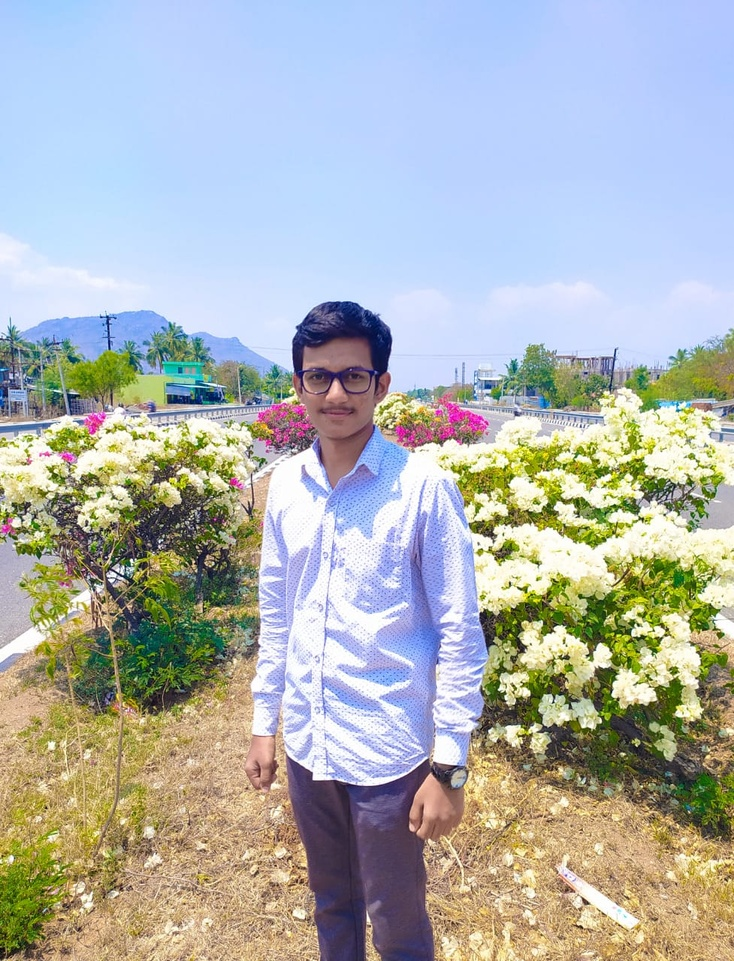
#> input picture Blk_img_convert/profile_dp.jpeg, 734 x 961 px, shrunk from 977 x 1280 before the run, found by its file name
$ python black_image.py
#> lines starting #> are read from the running program, lines starting #| are printed output that depends on the picture
from PIL import Image
img = Image.open('D:\Python mini projects\Blk_img_convert\profile_dp.jpeg')
#> img is the input picture: PIL image 734x961 RGB; mean R, G, B 174, 178.4, 176.5
bw = img.convert("L")
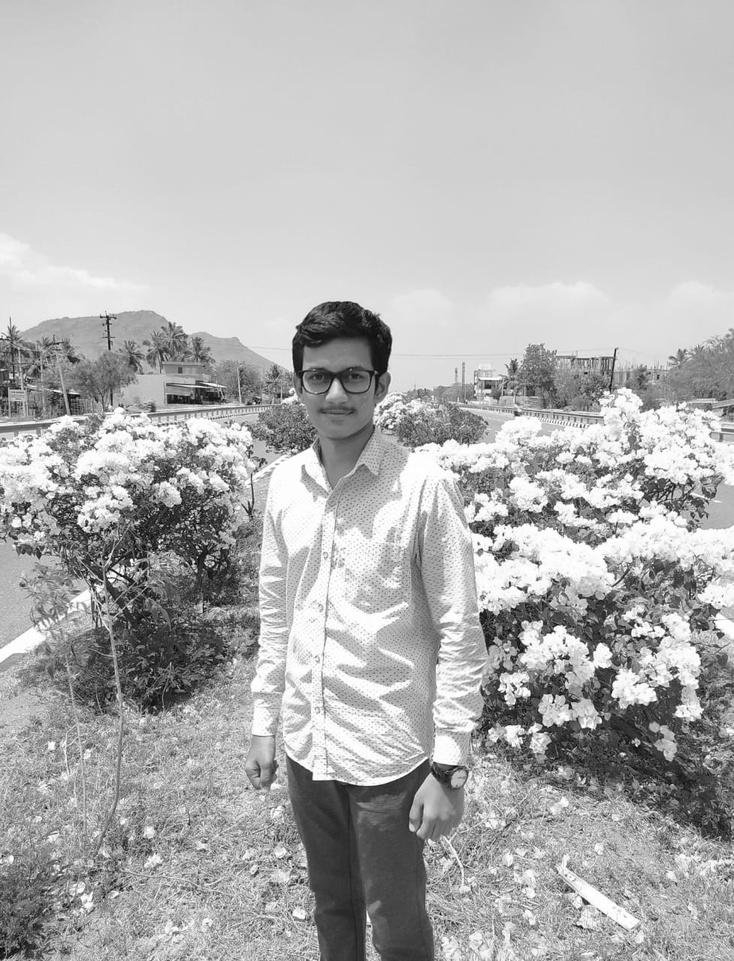
#> bw: PIL image 734x961 L; min 4, max 255, mean 176.9
bw.show()
